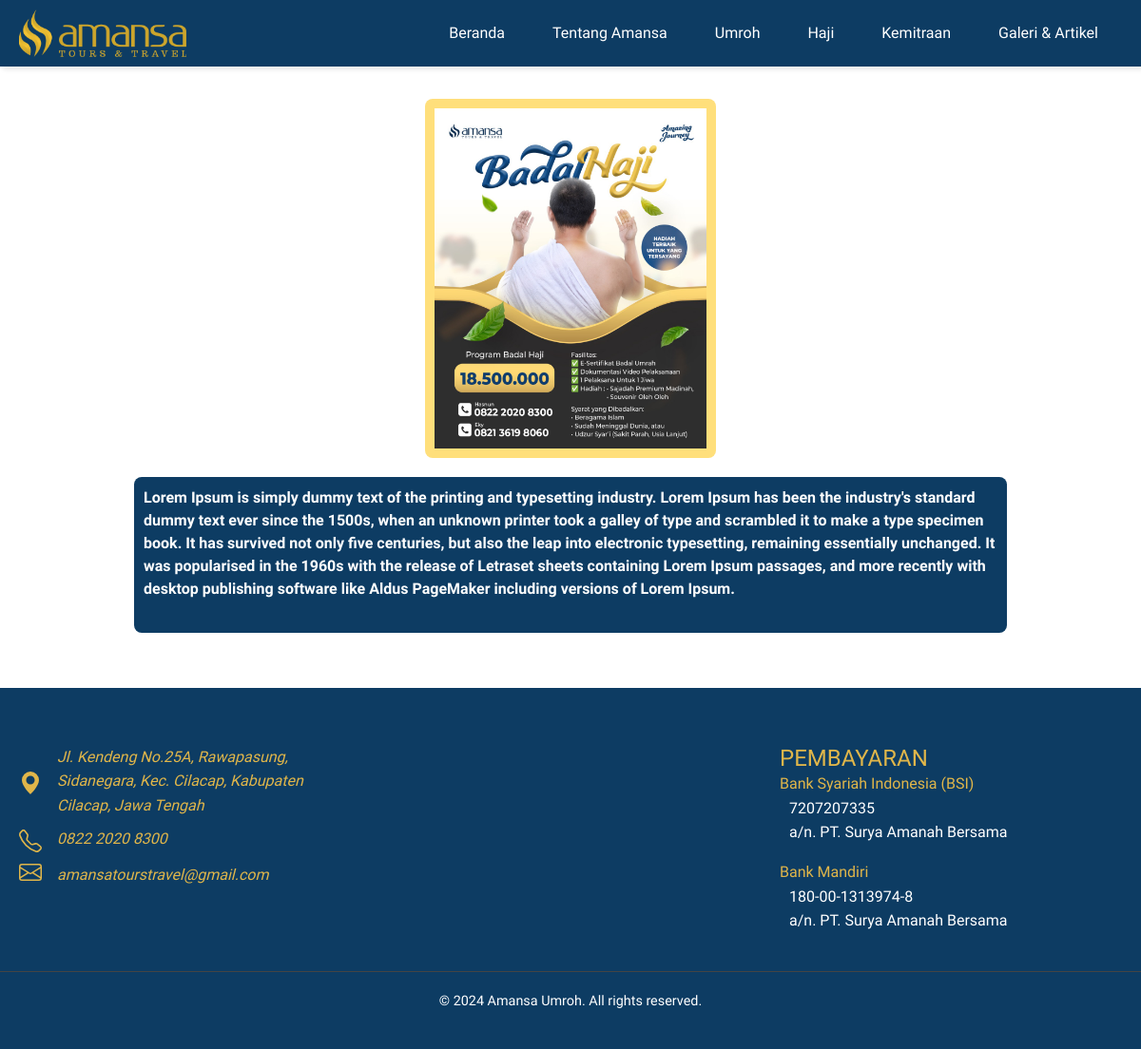
Page /Main/badalHaji.php on the committed database.
### tables this page shows
CREATE TABLE `badal` (
  `id` int(11) NOT NULL,
  `nama` varchar(250) NOT NULL,
  `image` varchar(250) NOT NULL,
  `cover` varchar(250) NOT NULL,
  `deskripsi` varchar(2000) NOT NULL,
  `itenary1` varchar(250) NOT NULL
);

### Main/badalHaji.php (the view, shortened to what this page needs)
<?php
require '../connection.php';
?>
<!DOCTYPE html>
<html lang="en">
<head>
    <link href="https://cdn.jsdelivr.net/npm/bootstrap@5.3.3/dist/css/bootstrap.min.css" rel="stylesheet">
    <link rel="stylesheet" type="text/css" href="css/style.css" />
</head>
<body>
    <?php include 'navbarAmansa.php'; ?>
    <div class="containerHome section3">
        <br>
        <div class="row justify-content-center">
            <div class="col-3" style="padding: 10px; margin: 10px; background: none; text-align: center; border: 0px solid black; border-radius: 8px; background-color: #FFDF7B;">
                <?php
                $rows = mysqli_query($conn, "SELECT * FROM badal WHERE id = 1"); ?>
                <?php foreach ($rows as $row) : ?>
                    <tr>
                        <div class="">
                            <td><img src="../Admin/img/<?php echo $row['cover']; ?>" alt="" style="max-width: 100%; height: auto; display: block; margin: 0 auto;"></td>
                        </div>
                    </tr>
                <?php endforeach; ?>
            </div>
            <br><br>
        </div>
        <div class="row justify-content-center">
            <div class="col-3" style="text-align: left; color: white;width:75%; padding: 10px; margin: 10px; background: none; text-align: left; border: 0px solid black; border-radius: 8px; background-color: #0D3C63;font-weight: bold;">
                <?php
                $rows = mysqli_query($conn, "SELECT * FROM badal WHERE id = 1"); ?>
                <?php foreach ($rows as $row) : ?>
                    <tr>
                            <a style=""><?php echo $row["deskripsi"]; ?></a><br><br>
                    </tr>
                <?php endforeach; ?>
            </div>
            <br><br>
        </div>
    </div>
    <br>
    <br>
    <?php include 'footerAmansa.php'; ?>
</body>
</html>

### Main/css/style.css (style rules this page uses)
* { box-sizing: border-box; -webkit-font-smoothing: antialiased; -moz-osx-font-smoothing: grayscale; }
body { padding: 0; margin: 0; font-family: "Spinnaker", sans-serif; font-weight: 400; font-style: normal; background-color: white; }
.containerHome { width: 92%; margin: auto; height: auto; align-items: center; text-align: center; }

### Main/badalHaji.php (style rules this page uses)
.section3 { width: 100%; margin: auto; height: auto; align-items: center; text-align: center; }

### rows in the picture
badal: cover (picture), deskripsi "Lorem Ipsum is simply dummy text of the printing and typesetting industry. Lorem Ipsum has been the industry's standard dummy text ever since the 1500s, when an unknown printer took a galley of type and scrambled it to make a type specimen book. It has survived not only five centuries, but also the leap into electronic typesetting, remaining essentially unchanged. It was popularised in the 1960s with the release of Letraset sheets containing Lorem Ipsum passages, and more recently with desktop publishing software like Aldus PageMaker including versions of Lorem Ipsum."
